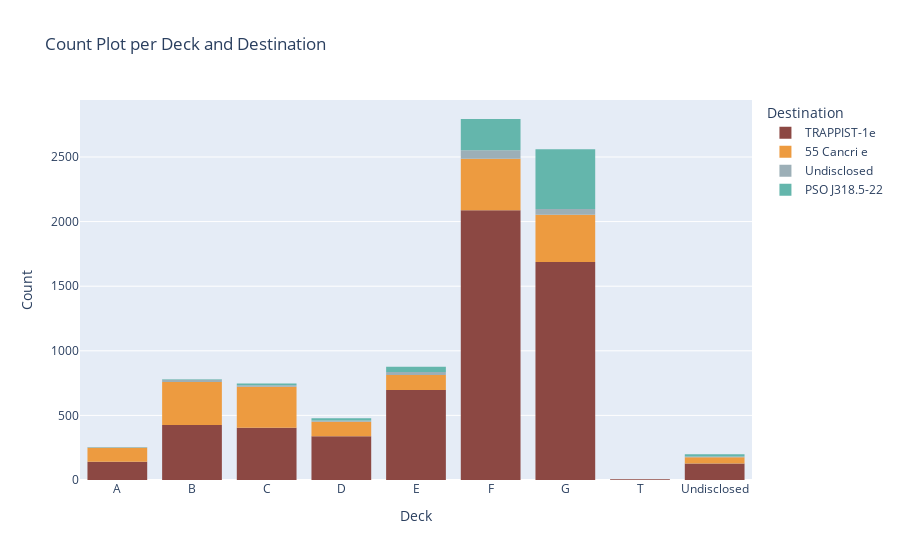

The cell this chart's notebook holds for it:
### Code cell
viz.viz6(df_viz)

### Figure 1 — Plotly figure (JSON) as saved in the notebook; plotly's stock layout.template omitted (floating-point values rounded to 4 significant figures; data arrays with more than 128 entries replaced by an {"elided": "..."} marker saying what was removed)
{"data": [{"alignmentgroup": "True", "bingroup": "x", "hovertemplate": "Destination=TRAPPIST-1e<br>Deck=%{x}<br>count=%{y}<extra></extra>", "legendgroup": "TRAPPIST-1e", "marker": {"color": "#8C4843", "pattern": {"shape": ""}}, "name": "TRAPPIST-1e", "offsetgroup": "TRAPPIST-1e", "orientation": "v", "showlegend": true, "type": "histogram", "x": {"elided": "5915 str values"}, "xaxis": "x", "yaxis": "y"}, {"alignmentgroup": "True", "bingroup": "x", "hovertemplate": "Destination=55 Cancri e<br>Deck=%{x}<br>count=%{y}<extra></extra>", "legendgroup": "55 Cancri e", "marker": {"color": "#ED9B40", "pattern": {"shape": ""}}, "name": "55 Cancri e", "offsetgroup": "55 Cancri e", "orientation": "v", "showlegend": true, "type": "histogram", "x": {"elided": "1800 str values"}, "xaxis": "x", "yaxis": "y"}, {"alignmentgroup": "True", "bingroup": "x", "hovertemplate": "Destination=Undisclosed<br>Deck=%{x}<br>count=%{y}<extra></extra>", "legendgroup": "Undisclosed", "marker": {"color": "#9CAFB7", "pattern": {"shape": ""}}, "name": "Undisclosed", "offsetgroup": "Undisclosed", "orientation": "v", "showlegend": true, "type": "histogram", "x": {"elided": "182 str values"}, "xaxis": "x", "yaxis": "y"}, {"alignmentgroup": "True", "bingroup": "x", "hovertemplate": "Destination=PSO J318.5-22<br>Deck=%{x}<br>count=%{y}<extra></extra>", "legendgroup": "PSO J318.5-22", "marker": {"color": "#64B6AC", "pattern": {"shape": ""}}, "name": "PSO J318.5-22", "offsetgroup": "PSO J318.5-22", "orientation": "v", "showlegend": true, "type": "histogram", "x": {"elided": "796 str values"}, "xaxis": "x", "yaxis": "y"}], "layout": {"barmode": "relative", "legend": {"title": {"text": "Destination"}, "tracegroupgap": 0}, "title": {"text": "Count Plot per Deck and Destination"}, "xaxis": {"anchor": "y", "domain": [0, 1], "title": {"text": "Deck"}}, "yaxis": {"anchor": "x", "domain": [0, 1], "title": {"text": "Count"}}}}
